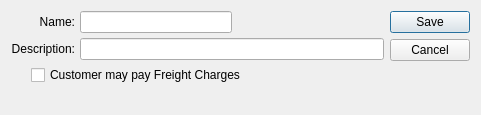
<?xml version="1.0" encoding="UTF-8"?>
<ui version="4.0">
 <comment>This file is part of the xTuple ERP: PostBooks Edition, a free and
open source Enterprise Resource Planning software suite,
Copyright (c) 1999-2019 by OpenMFG LLC, d/b/a xTuple.
It is licensed to you under the Common Public Attribution License
version 1.0, the full text of which (including xTuple-specific Exhibits)
is available at www.xtuple.com/CPAL.  By using this software, you agree
to be bound by its terms.</comment>
 <class>shippingChargeType</class>
 <widget class="QDialog" name="shippingChargeType">
  <property name="geometry">
   <rect>
    <x>0</x>
    <y>0</y>
    <width>481</width>
    <height>115</height>
   </rect>
  </property>
  <property name="windowTitle">
   <string>Shipping Charge Type</string>
  </property>
  <layout class="QGridLayout" name="gridLayout">
   <item row="0" column="0">
    <layout class="QVBoxLayout">
     <property name="spacing">
      <number>0</number>
     </property>
     <item>
      <layout class="QVBoxLayout">
       <property name="spacing">
        <number>5</number>
       </property>
       <item>
        <layout class="QHBoxLayout">
         <property name="spacing">
          <number>5</number>
         </property>
         <item>
          <layout class="QVBoxLayout">
           <property name="spacing">
            <number>5</number>
           </property>
           <item>
            <widget class="QLabel" name="_nameLit">
             <property name="text">
              <string>Name:</string>
             </property>
             <property name="alignment">
              <set>Qt::AlignRight|Qt::AlignTrailing|Qt::AlignVCenter</set>
             </property>
            </widget>
           </item>
           <item>
            <widget class="QLabel" name="_descriptionLit">
             <property name="text">
              <string>Description:</string>
             </property>
             <property name="alignment">
              <set>Qt::AlignRight|Qt::AlignTrailing|Qt::AlignVCenter</set>
             </property>
            </widget>
           </item>
          </layout>
         </item>
         <item>
          <layout class="QVBoxLayout">
           <property name="spacing">
            <number>5</number>
           </property>
           <item>
            <layout class="QHBoxLayout">
             <property name="spacing">
              <number>0</number>
             </property>
             <item>
              <widget class="XLineEdit" name="_name"/>
             </item>
             <item>
              <spacer name="Spacer45">
               <property name="orientation">
                <enum>Qt::Horizontal</enum>
               </property>
               <property name="sizeType">
                <enum>QSizePolicy::Expanding</enum>
               </property>
               <property name="sizeHint" stdset="0">
                <size>
                 <width>20</width>
                 <height>20</height>
                </size>
               </property>
              </spacer>
             </item>
            </layout>
           </item>
           <item>
            <widget class="XLineEdit" name="_description"/>
           </item>
          </layout>
         </item>
        </layout>
       </item>
       <item>
        <layout class="QHBoxLayout">
         <property name="spacing">
          <number>0</number>
         </property>
         <item>
          <spacer name="Spacer47">
           <property name="orientation">
            <enum>Qt::Horizontal</enum>
           </property>
           <property name="sizeType">
            <enum>QSizePolicy::Preferred</enum>
           </property>
           <property name="sizeHint" stdset="0">
            <size>
             <width>20</width>
             <height>20</height>
            </size>
           </property>
          </spacer>
         </item>
         <item>
          <widget class="QCheckBox" name="_customerFreight">
           <property name="text">
            <string>Customer may pay Freight Charges</string>
           </property>
          </widget>
         </item>
         <item>
          <spacer name="spacer53">
           <property name="orientation">
            <enum>Qt::Horizontal</enum>
           </property>
           <property name="sizeType">
            <enum>QSizePolicy::Expanding</enum>
           </property>
           <property name="sizeHint" stdset="0">
            <size>
             <width>119</width>
             <height>16</height>
            </size>
           </property>
          </spacer>
         </item>
        </layout>
       </item>
      </layout>
     </item>
     <item>
      <spacer name="Spacer46">
       <property name="orientation">
        <enum>Qt::Vertical</enum>
       </property>
       <property name="sizeType">
        <enum>QSizePolicy::Expanding</enum>
       </property>
       <property name="sizeHint" stdset="0">
        <size>
         <width>20</width>
         <height>21</height>
        </size>
       </property>
      </spacer>
     </item>
    </layout>
   </item>
   <item row="0" column="1">
    <widget class="QDialogButtonBox" name="_buttonBox">
     <property name="orientation">
      <enum>Qt::Vertical</enum>
     </property>
     <property name="standardButtons">
      <set>QDialogButtonBox::Cancel|QDialogButtonBox::Save</set>
     </property>
    </widget>
   </item>
  </layout>
 </widget>
 <layoutdefault spacing="6" margin="11"/>
 <customwidgets>
  <customwidget>
   <class>XLineEdit</class>
   <extends>QLineEdit</extends>
   <header>xlineedit.h</header>
   <container>1</container>
  </customwidget>
 </customwidgets>
 <tabstops>
  <tabstop>_name</tabstop>
  <tabstop>_description</tabstop>
  <tabstop>_customerFreight</tabstop>
 </tabstops>
 <includes>
  <include location="global">parameter.h</include>
 </includes>
 <resources/>
 <connections/>
</ui>
